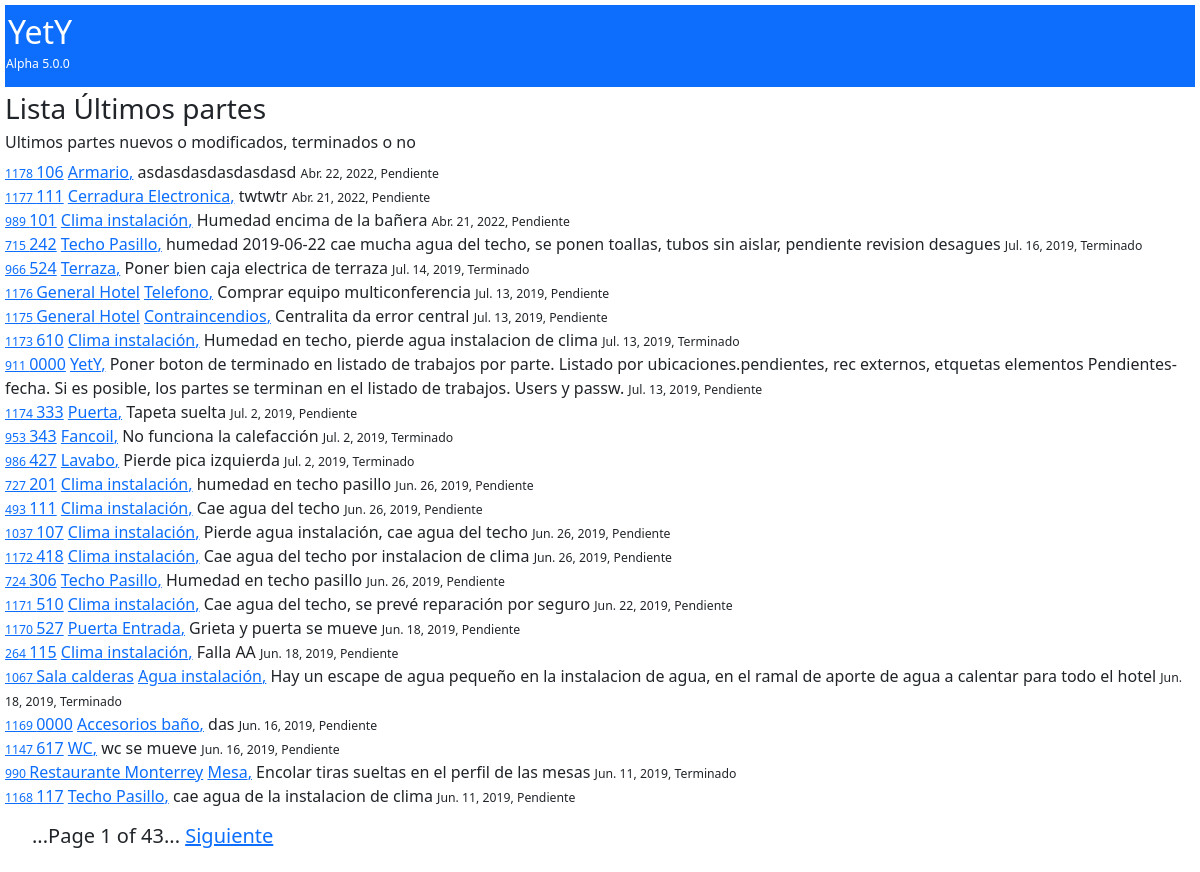
Screenshot of /partes/partes/ with the database file from the repository.
### partes/models.py (models this page shows, shortened)
class Ot_Parte(models.Model):
    num_ot=models.AutoField(primary_key=True, verbose_name='numero de Ot', help_text="numero de orden de trabajo")
    ubicacion_ot=models.ForeignKey('Ot_Ubicaciones',max_length=30,verbose_name='Ubicación', help_text="Numero de Habitación o ubicación",on_delete=models.SET_NULL,null=True)
    elemento_ot =models.ForeignKey('Ot_Elementos',  max_length=30,verbose_name='Elemento',  help_text="Elemento, Objeto o Aparato",      on_delete=models.SET_NULL,null=True)
    descripcion_ot=models.CharField(max_length=300,verbose_name='Descripción', help_text="Descripción del problema")
    fecha_ot=models.DateField(auto_now_add=True,verbose_name='Fecha del parte')
    fecha_cambio_ot=models.DateField(auto_now=True,verbose_name='Fecha del ultimo cambio')
    fecha_hora_cambio_ot=models.DateTimeField(auto_now=True,verbose_name='Fecha y hora del ultimo cambio')
    PRIORIDADES=(('1','Urgente') ,('2','Provoca daños') , ('3','Molesta al cliente' ), ('4', 'Mala imagen' ),('5','Legal'))
    prioridad_ot=models.CharField(max_length=30, blank=True, default='1',choices=PRIORIDADES)
    ESTADOS_DE_OT=[ ('Pendiente','Pendiente'),('En Curso','En Curso'),('Terminado','Terminado'), ("Inversion","Inversion"), ('En espera','En espera'), ("Otro","Otro")]
    estado_ot=models.CharField (max_length=30,default='Pendiente', choices=ESTADOS_DE_OT)
    RECURSOS_PROP_O_EXT=[('Propios','Recursos Propios'), ('externos','Recursos externos'),('mixtos','mixtos') ]
    recursos_ot=models.CharField (max_length=30,default='Propios', choices=RECURSOS_PROP_O_EXT)#(Recursos propios o externos)
    etiqueta_ot=models.CharField( default='',blank=True, max_length=30,help_text="Poner una etiqueta a este parte")
    notas_ot=models.CharField(default='',max_length=30, blank=True, help_text="Poner una nota a este parte") #        falta por definir (Nota para relacionar)
    CORRECTIVO_PREVENTIVO_LEGAL_SERVICIO=[('Correctivo','Correctivo'),('Preventivo','Preventivo'),('Legal','Legal'),('Servicio o Ayuda','Servicio o Ayuda'),('Atencion cliente','Atencion cliente')]
    tipo_aviso_ot=models.CharField(max_length=30,default='Correctivo',choices=CORRECTIVO_PREVENTIVO_LEGAL_SERVICIO) # correctivo, preventivo, servicio
    class Meta:
        ordering = ["-num_ot"]

class Ot_Ubicaciones(models.Model):
    ubicacion_ub=models.CharField(primary_key=True, max_length=30)
    class Meta:
        ordering = ['ubicacion_ub']
    def __str__(self):
        return '{}'.format(self.ubicacion_ub)

class Ot_Elementos(models.Model):
    elemento_el=models.CharField(primary_key=True, max_length=30)
    class Meta:
        ordering = ["elemento_el"]
    def __str__(self):
        return '{}'.format(self.elemento_el)

### partes/views.py (the view)
# urls.py: path('partes/', include('partes.urls')),
class partes (ListView): #Ultimos partes nuevos o modificados, terminados o no
    model = Ot_Parte
    template_name = 'ot_parte_lista.html'
    ordering = ['-fecha_cambio_ot','-fecha_hora_cambio_ot','-num_ot']
    paginate_by = 25

### partes/templates/ot_parte_lista.html
<!doctype html>
<html lang="es">
{% extends "inicio.html" %}
{% block content %}
  <ul class="list-unstyled">
        <h3>Lista Últimos partes </h3>
        <h6>Ultimos partes nuevos o modificados, terminados o no </h6>
      {% for Ot_Parte in object_list %}
        <li>
          <small><small> <a  href="/partes/{{ Ot_Parte.num_ot }}" >{{ Ot_Parte.num_ot }} </small></small>
          <a href="/partes/ubicacion/{{ Ot_Parte.ubicacion_ot }} "> {{ Ot_Parte.ubicacion_ot }}</a>
          <a href="/partes/elemento/{{ Ot_Parte.elemento_ot }} ">{{ Ot_Parte.elemento_ot }},</a>
          <a>{{ Ot_Parte.descripcion_ot }}</a>
          <small><small>
            {{ Ot_Parte.fecha_cambio_ot}},
            {{ Ot_Parte.estado_ot}}
          </small></small>
        </li>
      {% endfor %}
  </ul>
{% endblock %}

### rows the page displays
Ot_Parte: num_ot "1178", ubicacion_ot "106", elemento_ot "Armario", descripcion_ot "asdasdasdasdasdasd", fecha_cambio_ot "Abr. 22, 2022", estado_ot "Pendiente"
Ot_Parte: num_ot "1177", ubicacion_ot "111", elemento_ot "Cerradura Electronica", descripcion_ot "twtwtr", fecha_cambio_ot "Abr. 21, 2022", estado_ot "Pendiente"
Ot_Parte: num_ot "989", ubicacion_ot "101", elemento_ot "Clima instalación", descripcion_ot "Humedad encima de la bañera", fecha_cambio_ot "Abr. 21, 2022", estado_ot "Pendiente"
Ot_Parte: num_ot "715", ubicacion_ot "242", elemento_ot "Techo Pasillo", descripcion_ot "humedad 2019-06-22 cae mucha agua del techo, se ponen toallas, tubos sin aislar, pendiente revision desagues", fecha_cambio_ot "Jul. 16, 2019", estado_ot "Terminado"
Ot_Parte: num_ot "966", ubicacion_ot "524", elemento_ot "Terraza", descripcion_ot "Poner bien caja electrica de terraza", fecha_cambio_ot "Jul. 14, 2019", estado_ot "Terminado"
Ot_Parte: num_ot "1176", ubicacion_ot "General Hotel", elemento_ot "Telefono", descripcion_ot "Comprar equipo multiconferencia", fecha_cambio_ot "Jul. 13, 2019", estado_ot "Pendiente"
Ot_Parte: num_ot "1175", ubicacion_ot "General Hotel", elemento_ot "Contraincendios", descripcion_ot "Centralita da error central", fecha_cambio_ot "Jul. 13, 2019", estado_ot "Pendiente"
Ot_Parte: num_ot "1173", ubicacion_ot "610", elemento_ot "Clima instalación", descripcion_ot "Humedad en techo, pierde agua instalacion de clima", fecha_cambio_ot "Jul. 13, 2019", estado_ot "Terminado"
Ot_Parte: num_ot "911", ubicacion_ot "0000", elemento_ot "YetY", descripcion_ot "Poner boton de terminado en listado de trabajos por parte. Listado por ubicaciones.pendientes, rec externos, etquetas elementos Pendientes-fecha. Si es posible, los partes se terminan en el listado de trabajos. Users y passw.", fecha_cambio_ot "Jul. 13, 2019", estado_ot "Pendiente"
Ot_Parte: num_ot "1174", ubicacion_ot "333", elemento_ot "Puerta", descripcion_ot "Tapeta suelta", fecha_cambio_ot "Jul. 2, 2019", estado_ot "Pendiente"
Ot_Parte: num_ot "953", ubicacion_ot "343", elemento_ot "Fancoil", descripcion_ot "No funciona la calefacción", fecha_cambio_ot "Jul. 2, 2019", estado_ot "Terminado"
Ot_Parte: num_ot "986", ubicacion_ot "427", elemento_ot "Lavabo", descripcion_ot "Pierde pica izquierda", fecha_cambio_ot "Jul. 2, 2019", estado_ot "Terminado"
Ot_Parte: num_ot "727", ubicacion_ot "201", elemento_ot "Clima instalación", descripcion_ot "humedad en techo pasillo", fecha_cambio_ot "Jun. 26, 2019", estado_ot "Pendiente"
Ot_Parte: num_ot "493", ubicacion_ot "111", elemento_ot "Clima instalación", descripcion_ot "Cae agua del techo", fecha_cambio_ot "Jun. 26, 2019", estado_ot "Pendiente"
Ot_Parte: num_ot "1037", ubicacion_ot "107", elemento_ot "Clima instalación", descripcion_ot "Pierde agua instalación, cae agua del techo", fecha_cambio_ot "Jun. 26, 2019", estado_ot "Pendiente"
Ot_Parte: num_ot "1172", ubicacion_ot "418", elemento_ot "Clima instalación", descripcion_ot "Cae agua del techo por instalacion de clima", fecha_cambio_ot "Jun. 26, 2019", estado_ot "Pendiente"
Ot_Parte: num_ot "724", ubicacion_ot "306", elemento_ot "Techo Pasillo", descripcion_ot "Humedad en techo pasillo", fecha_cambio_ot "Jun. 26, 2019", estado_ot "Pendiente"
Ot_Parte: num_ot "1171", ubicacion_ot "510", elemento_ot "Clima instalación", descripcion_ot "Cae agua del techo, se prevé reparación por seguro", fecha_cambio_ot "Jun. 22, 2019", estado_ot "Pendiente"
Ot_Parte: num_ot "1170", ubicacion_ot "527", elemento_ot "Puerta Entrada", descripcion_ot "Grieta y puerta se mueve", fecha_cambio_ot "Jun. 18, 2019", estado_ot "Pendiente"
Ot_Parte: num_ot "264", ubicacion_ot "115", elemento_ot "Clima instalación", descripcion_ot "Falla AA", fecha_cambio_ot "Jun. 18, 2019", estado_ot "Pendiente"
Ot_Parte: num_ot "1067", ubicacion_ot "Sala calderas", elemento_ot "Agua instalación", descripcion_ot "Hay un escape de agua pequeño en la instalacion de agua, en el ramal de aporte de agua a calentar para todo el hotel", fecha_cambio_ot "Jun. 18, 2019", estado_ot "Terminado"
Ot_Parte: num_ot "1169", ubicacion_ot "0000", elemento_ot "Accesorios baño", descripcion_ot "das", fecha_cambio_ot "Jun. 16, 2019", estado_ot "Pendiente"
Ot_Parte: num_ot "1147", ubicacion_ot "617", elemento_ot "WC", descripcion_ot "wc se mueve", fecha_cambio_ot "Jun. 16, 2019", estado_ot "Pendiente"
Ot_Parte: num_ot "990", ubicacion_ot "Restaurante Monterrey", elemento_ot "Mesa", descripcion_ot "Encolar tiras sueltas en el perfil de las mesas", fecha_cambio_ot "Jun. 11, 2019", estado_ot "Terminado"
Ot_Parte: num_ot "1168", ubicacion_ot "117", elemento_ot "Techo Pasillo", descripcion_ot "cae agua de la instalacion de clima", fecha_cambio_ot "Jun. 11, 2019", estado_ot "Pendiente"

### other values shown
{{ page_obj.number }} "1"
{{ page_obj.paginator.num_pages }} "43"
